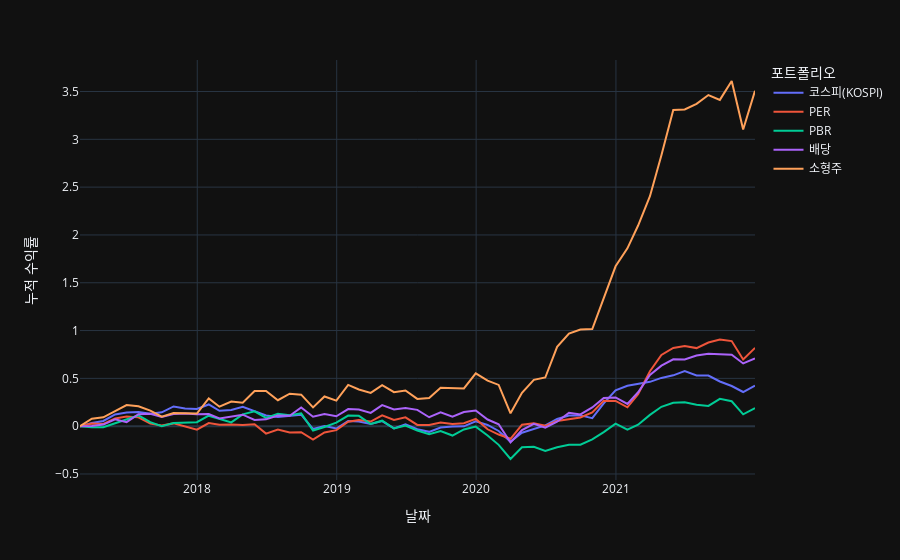

Write notebook code for a chart like this one.
### Markdown cell above
### 누적 수익률 곡선

### Code cell
benchmark_cum_returns = (kospi_returns + 1).cumprod() - 1
per_cum_returns = (per_returns + 1).cumprod() - 1
pbr_cum_returns = (pbr_returns + 1).cumprod() - 1
dividend_cum_returns = (dividend_returns + 1).cumprod() - 1
small_cum_returns = (small_returns + 1).cumprod() - 1

cum_returns = pd.concat([benchmark_cum_returns, per_cum_returns, pbr_cum_returns
                            , dividend_cum_returns, small_cum_returns], axis=1)
cum_returns.columns = ['코스피(KOSPI)', 'PER', 'PBR', '배당', '소형주']

fig = px.line(data_frame=cum_returns)

fig.update_xaxes(title_text='날짜')
fig.update_yaxes(title_text='누적 수익률')

fig.update_layout(legend_title_text='포트폴리오')

fig.show()
